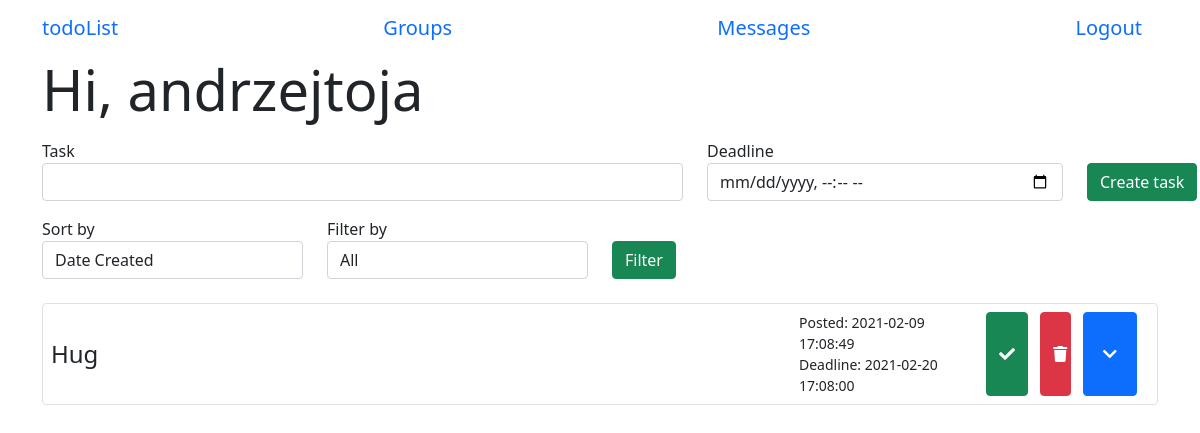
The page /menu (signed in) on the database as committed earlier.
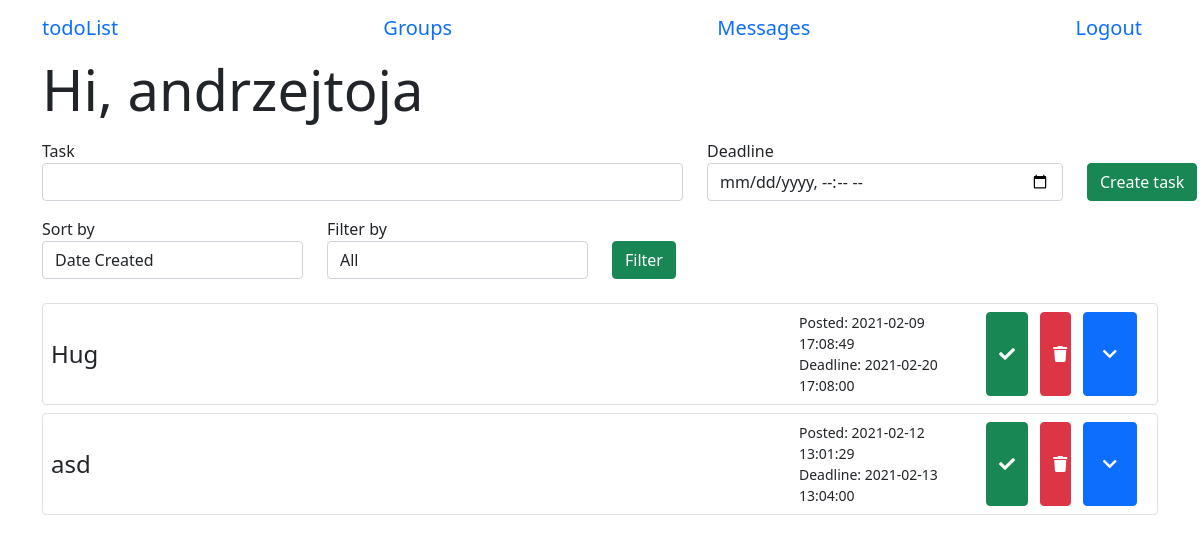
The same page on the database as committed later.
### app/models.py (models this page shows, shortened)
class User(UserMixin, db.Model):
    id = db.Column(db.Integer, primary_key=True)
    username = db.Column(db.String(64), index=True, unique=True)
    email = db.Column(db.String(64), index=True, unique=True)
    password_hash = db.Column(db.String(128))
    tasks = db.relationship('Task', backref='author', lazy='dynamic')
    sent_messages = db.relationship('Message', backref="sender", lazy='dynamic', foreign_keys='Message.sender_id')
    messages = db.relationship('Message', backref="receiver", lazy='dynamic', foreign_keys='Message.receiver_id')
    authenticated = db.Column(db.Boolean, index=True, default=False)
    groups = db.relationship(
        'Group',
        secondary=group_table,
        back_populates="users")
    def get_tasks(self):
        return Task.query.filter_by(user_id=self.id)

class Task(db.Model):
    id = db.Column(db.Integer, primary_key=True)
    task = db.Column(db.String(140))
    timestamp = db.Column(db.DateTime, index=True, default=datetime.now())
    deadline = db.Column(db.DateTime, index=True)
    is_completed = db.Column(db.Boolean, default=False)
    description = db.Column(db.String(500), default="")
    subtasks = db.relationship('Subtask', backref='main_task', lazy='dynamic')
    user_id = db.Column(db.Integer, db.ForeignKey('user.id'))

### app/routes.py (the view)
@login_required
@app.route('/menu', methods=['GET', 'POST'])
def menu():
    task_form = TaskForm()
    filter_form = FilterForm()
    tasks = current_user.get_tasks()
    if task_form.submit1.data and task_form.validate_on_submit():
        task = Task(task=task_form.task.data, deadline=task_form.deadline.data, author=current_user)
        db.session.add(task)
        db.session.commit()
        tasks = current_user.get_tasks()
        return redirect(url_for('menu'))
    if filter_form.submit2.data and filter_form.validate_on_submit():
        tasks = current_user.get_tasks_filtered(filter_form.sort_by.data, filter_form.filter_by.data)
    return render_template('menu.html', user=current_user, form=task_form, filter_form=filter_form, tasks=tasks, date=datetime.now())

### app/forms.py (shortened to what this page needs)
class TaskForm(FlaskForm):
    task = StringField('Task', validators=[DataRequired()])
    deadline = DateTimeLocalField('Deadline', validators=[DataRequired()], format='%Y-%m-%dT%H:%M')
    submit1 = SubmitField('Create task')

class FilterForm(FlaskForm):
    sort_by = SelectField('Sort by', choices=['Date Created', 'Deadline'], validators=[])
    filter_by = SelectField('Filter by', choices=['All', 'Completed', "Uncompleted"], validators=[])
    submit2 = SubmitField('Filter')

### app/models.py (called while the page is built)
@login.user_loader
def load_user(id):
    return User.query.get(int(id))

### app/templates/menu.html (shortened to what this page needs)
{% extends 'base.html' %}
{% block start %}Hi, {{ user.username }}{% endblock %}
{% block body %}
    <form action="" method="POST" class="add-task">
        <div class="row">
            <p class="col-7">
                {{ form.task.label }}
                {{ form.task(class_="form-control") }}
            </p>
            <p class="col-4">
                {{ form.deadline.label }}
                {{ form.deadline(class_="form-control date-input", type="datetime-local") }}
            </p>
            <p class="col-1">
                {{ form.submit1(class_="btn btn-success mt-4") }}
            </p>
        </div>
    </form>
    <form action="" method="POST" class="select">
        <div class="row">
            <p class="col-3">
                {{ filter_form.sort_by.label }}
                {{ filter_form.sort_by(class_="form-control") }}
            </p>
            <p class="col-3">
                {{ filter_form.filter_by.label }}
                {{ filter_form.filter_by(class_="form-control") }}
            </p>
            <p class="col-1">
                {{ filter_form.submit2(class_="btn btn-success mt-4") }}
            </p>
        </div>
    </form>
    <div class="tasks">
        <div class="accordion" id="acc">
            {% for task in tasks %}
                <div class="accordion-item p-2 mt-2 mb-2 border rounded">
                    <div class="accordion-header row" id={{ "task" + task.id|string }}>
                        <div class="col-8 h4 my-auto">
                            {% if task.is_completed %}
                                <s>{{ task.task }}</s>
                            {% else %}
                                {{ task.task }}
                            {% endif %}
                        </div>
                        <div class="col-2 my-auto">
                            <div class="date">
                                Posted: {{ task.timestamp.strftime("%Y-%m-%d %H:%M:%S") }}
                            </div>
                            {% if task.deadline.timestamp() - task.timestamp.timestamp() < 0 %}
                                <div class="date text-danger">
                                    Deadline: {{ task.deadline }}
                                </div>
                            {% else %}
                                <div class="date" color="red">
                                    Deadline: {{ task.deadline }}
                                </div>
                            {% endif %}
                        </div>
                        <div class="col-2 row">
                            <form class="col-4 form-temp" action={{ "/change_status/" + task.id|string }}>
                                {% if task.is_completed %}
                                    <button type="submit" class="btn btn-warning form-item h-100"><i class="fas fa-times"></i></button>
                                {% else %}
                                    <button type="submit" class="btn btn-success form-item h-100"><i class="fas fa-check"></i></button>
                                {% endif %}
                            </form>
                            <form class="col-4 form-temp" action={{ "/delete/" + task.id|string }}>
                                <button type="submit" class="btn btn-danger w-100 h-100 form-item"><i class="fas fa-trash"></i></button>
                            </form>
                            <button class="btn btn-primary col-4" type="button" data-toggle="collapse" data-target={{ "#collapse" + task.id|string }} aria-expanded="false" aria-controls={{ "collapse" + task.id|string }}>
                                <i class="fas fa-chevron-down"></i>
                            </button>
                        </div>
                    </div>
                </div>
            </div>
        {% endfor %}
    </div>
{% endblock %}

### app/templates/base.html (shortened to what this page needs)
<!DOCTYPE html>
<html lang="en">
<head>
    <link href="{{ url_for('static', filename='css/main.css') }}" rel="stylesheet">
    <link href="https://cdn.jsdelivr.net/npm/bootstrap@5.0.0-beta1/dist/css/bootstrap.min.css" rel="stylesheet">
    <link rel="stylesheet" href="https://cdnjs.cloudflare.com/ajax/libs/font-awesome/5.15.2/css/all.min.css" />
</head>
<body>
    <header class="site-header container">
        <nav class="navbar">
            <a class="navbar-brand" href="/menu">todoList</a>
            {% if current_user.is_authenticated %}
                <a class="navbar-brand" href="/groups">Groups</a>
                <a class="navbar-brand" href="/messages">Messages</a>
                <a class="navbar-brand" href="/logout">Logout</a>
            {% else %}
                <a class="navbar-brand" href="/register">Register</a>
            {% endif %}
        </nav>
    </header>
    <div class="container">
        <div class="page-header">
            <h1 class="display-4">{% block start %}{% endblock %}</h1>
        </div>
        {% block body %}{% endblock %}
    </div>
</body>
</html>

### app/static/css/main.css (style rules this page uses)
* { box-sizing: border-box }
body { font-family: 'Montserrat', sans-serif; overflow-y:scroll; }
.date { font-size: 14px; }
.form-temp { display: flex; flex-direction: row; }
.form-item { flex: 1; }
button { display: block; }

Rows that differ between the two databases and show on the page:
added Task: task "asd", timestamp "2021-02-12 13:01:29", deadline "2021-02-13 13:04:00", is_completed False (drawn)
